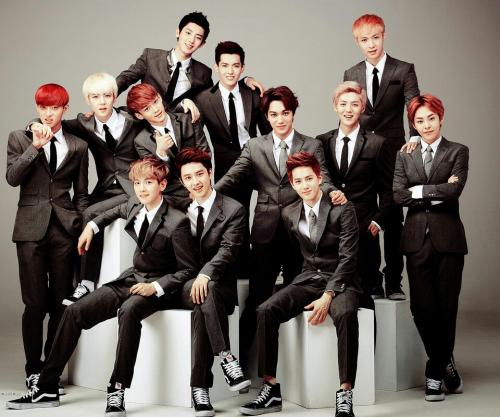
#> input picture exo.jpeg, 500 x 417 px
$ jupyter execute python-opencv.ipynb
#> lines starting #> are read from the running program, lines starting #| are printed output that depends on the picture
[cell 1]
import numpy as np
import cv2
import matplotlib.pyplot as plt

def detectFaces(image_name):
#> called with image_name = 'exo.jpeg'
    img = cv2.imread(image_name)
#> img is the input picture: shape (417, 500, 3); mean B, G, R 94.3, 101.1, 109.5
    face_cascade = cv2.CascadeClassifier("/usr/share/opencv/haarcascades/haarcascade_frontalface_default.xml")
    if img.ndim == 3:
        gray = cv2.cvtColor(img, cv2.COLOR_BGR2GRAY)
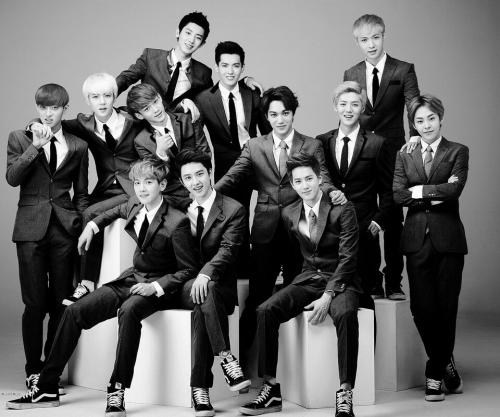
#> gray: shape (417, 500); min 0, max 255, mean 102.8
    else:
        gray = img #if语句：如果img维度为3，说明不是灰度图，先转化为灰度图gray，如果不为3，也就是2，原图就是灰度图

    faces = face_cascade.detectMultiScale(gray, 1.2, 5)#1.3和5是特征的最小、最大检测窗口，它改变检测结果也会改变
#> faces = [[215, 54, 31, 31], [264, 104, 29, 29], [409, 107, 33, 33], [128, 171, 32, 32], [351, 24, 38, 38], [86, 84, 34, 34], [333, 92, 33, 33], [177, 162, 35, 35], [288, 167, 32, 32]]
    result = []
    for (x,y,width,height) in faces:
        result.append((x,y,x+width,y+height))
#> this loop made 9 passes
#> after the loop, result = [(215, 54, 246, 85), (264, 104, 293, 133), (409, 107, 442, 140), (128, 171, 160, 203), (351, 24, 389, 62), (86, 84, 120, 118), (333, 92, 366, 125), (177, 162, 212, 197), (288, 167, 320, 199)]
    return result

[cell 2]
def saveFaces(image_name):
    faces = detectFaces(image_name)
    if faces:
        #将人脸保存在save_dir目录下。
        #Image模块：Image.open获取图像句柄，crop剪切图像(剪切的区域就是detectFaces返回的坐标)，save保存。
        save_dir = image_name.split('.')[0]+"_faces"
        os.mkdir(save_dir)
        count = 0
        for (x1,y1,x2,y2) in faces:
            file_name = os.path.join(save_dir,str(count)+".jpg")
            Image.open(image_name).crop((x1,y1,x2,y2)).save(file_name)
            count+=1

[cell 3]
def drawFaces(image_name):
    faces = detectFaces(image_name)
#> faces has the same summary as result in detectFaces
    if faces:
        img = Image.open(image_name)
#> img: PIL image 500x417 RGB
        draw_instance = ImageDraw.Draw(img)
        for (x1,y1,x2,y2) in faces:
            draw_instance.rectangle((x1,y1,x2,y2), outline=(255, 0,0))
#> this loop made 9 passes
        img.save('drawfaces_'+image_name)
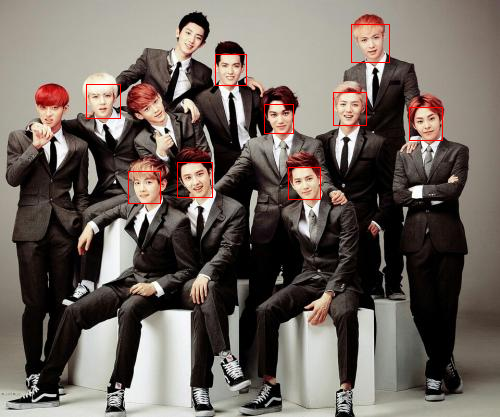
#> saved as drawfaces_exo.jpeg: PIL image 500x417 RGB; mean R, G, B 110.1, 100.4, 93.7

[cell 4]
from PIL import Image

[cell 5]
from PIL import ImageDraw

[cell 6]
drawFaces('exo.jpeg')

[cell 7]
import os

[cell 8]
saveFaces('exo.jpeg')
#> the loop in detectFaces (call 2), `for (x,y,width,height) in faces:` made 9 passes
#> in saveFaces, `faces = detectFaces(image_name)`: faces has the same summary as result in detectFaces
#> in saveFaces, `Image.open(image_name).crop((x1,y1,x2,y2)).save(file_name)`:
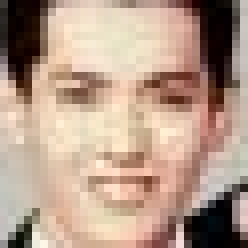
#> saved as 0.jpg: PIL image 31x31 RGB (shown 8 times larger); mean R, G, B 181.2, 155.2, 137.7

[cell 9]
def detectEyes(image_name):
    eye_cascade = cv2.CascadeClassifier('/usr/share/opencv/haarcascades/haarcascade_eye.xml')
    faces = detectFaces(image_name)
#> call 3 of detectFaces, with image_name = 'wyf.jpg'
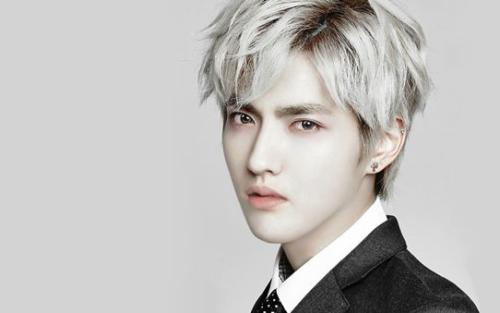
#> input picture wyf.jpg, 500 x 313 px
#> in detectFaces, img is the input picture: shape (313, 500, 3); mean B, G, R 189.4, 191.5, 193.5
#> in detectFaces (call 3), `faces = face_cascade.detectMultiScale(gray, 1.2, 5)#1.3和5是特征的最小、最大检测窗口..`: faces = [[184, 53, 177, 177]]
#> the loop in detectFaces (call 3), `for (x,y,width,height) in faces:` made 1 pass
#> after the loop in detectFaces (call 3), `for (x,y,width,height) in faces:`: result = [(184, 53, 361, 230)]
#> faces = [(184, 53, 361, 230)]

    img = cv2.imread(image_name)
    gray = cv2.cvtColor(img, cv2.COLOR_BGR2GRAY)
    result = []
    for (x1,y1,x2,y2) in faces:
        roi_gray = gray[y1:y2, x1:x2]
        eyes = eye_cascade.detectMultiScale(roi_gray,1.3,2)
        for (ex,ey,ew,eh) in eyes:
            result.append((x1+ex,y1+ey,x1+ex+ew,y1+ey+eh))
#> this loop made 1 pass
#> (x1, y1, x2, y2, eyes) on pass 1: (184, 53, 361, 230, [[41, 46, 37, 37], [97, 49, 42, 42]])
#> pass 1, in detectEyes, `roi_gray = gray[y1:y2, x1:x2]`:
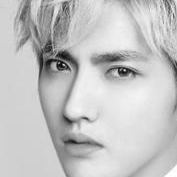
#> roi_gray: shape (177, 177); min 6, max 255, mean 194.9
#> after the loop, result = [(225, 99, 262, 136), (281, 102, 323, 144)]
    return result

[cell 10]
def drawEyes(image_name):
    eyes = detectEyes(image_name)
#> eyes = [(225, 99, 262, 136), (281, 102, 323, 144)]
    if eyes:
        img = Image.open(image_name)
#> img: PIL image 500x313 RGB
        draw_instance = ImageDraw.Draw(img)
        for (x1,y1,x2,y2) in eyes:
            draw_instance.rectangle((x1,y1,x2,y2), outline=(0, 0,255))
#> this loop made 2 passes
        img.save('draweyes_'+image_name)
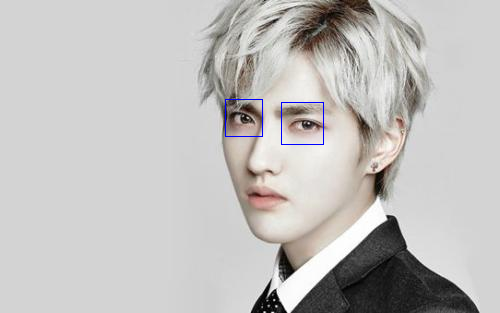
#> saved as draweyes_wyf.jpg: PIL image 500x313 RGB; mean R, G, B 193.1, 191.1, 189.5

[cell 11]
drawEyes('wyf.jpg')

[cell 12]
def detectSmiles(image_name):
#> called with image_name = 'exo.jpeg'
    img = cv2.imread(image_name)
    smiles_cascade = cv2.CascadeClassifier("/usr/share/opencv/haarcascades/haarcascade_smile.xml")
    if img.ndim == 3:
        gray = cv2.cvtColor(img, cv2.COLOR_BGR2GRAY)
    else:
        gray = img #if语句：如果img维度为3，说明不是灰度图，先转化为灰度图gray，如果不为3，也就是2，原图就是灰度图

    smiles = smiles_cascade.detectMultiScale(gray,4,5)
#> smiles = [[399, 181, 36, 18]]
    result = []
    for (x,y,width,height) in smiles:
        result.append((x,y,x+width,y+height))
#> this loop made 1 pass
#> after the loop, result = [(399, 181, 435, 199)]
    return result

[cell 13]
def drawSmiles(image_name):
    smiles = detectSmiles(image_name)
#> smiles = [(399, 181, 435, 199)]
    if smiles:
        img = Image.open(image_name)
        draw_instance = ImageDraw.Draw(img)
        for (x1,y1,x2,y2) in smiles:
            draw_instance.rectangle((x1,y1,x2,y2), outline=(100, 100,0))
#> this loop made 1 pass
        img.save('drawsmiles_'+image_name)
